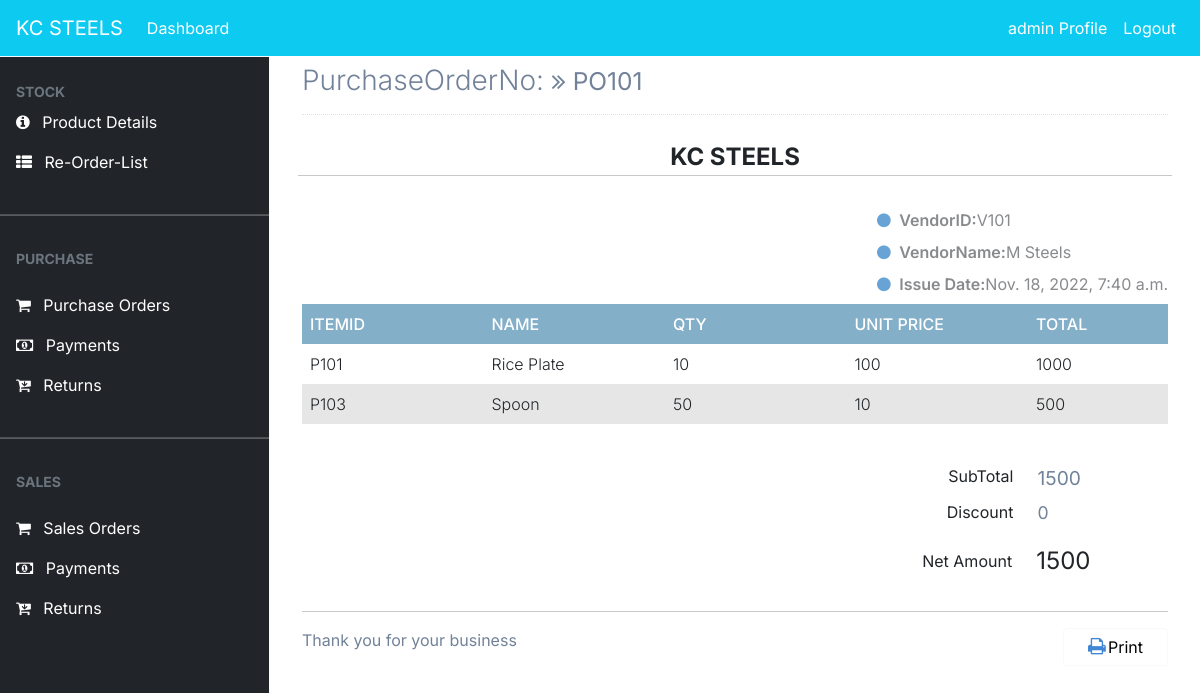
The page /purchase/view/106 (signed in) on the database its author committed.
### dashboard/models.py (models this page shows, shortened)
class PurchaseOrder(models.Model):
    date = models.DateTimeField(auto_now_add=True)
    po_no = models.IntegerField(null=True)
    po_number = models.CharField(max_length=100, null=True, unique=True)
    vendor_name = models.ForeignKey(Vendor, on_delete=models.CASCADE,null=True)
    gross_amount = models.PositiveIntegerField(null=True)
    discount = models.PositiveIntegerField(null=True)
    net_amount = models.PositiveIntegerField(null=True)
    net_pending = models.PositiveIntegerField(null=True,default=0)
    status = models.BooleanField(default=False,null=True)

class Vendor(models.Model):
    vendor_no = models.IntegerField(null=True)
    vendor_id = models.CharField(max_length=100, null=True, unique=True)
    vendor_name = models.CharField(max_length=100, null=True)
    vendor_address = models.CharField(max_length=200, null=True)
    vendor_mobile = models.CharField(max_length=15,null=True)
    def __str__(self):
            return self.vendor_name

class PurchasedItems(models.Model):
    po_number = models.ForeignKey(PurchaseOrder, on_delete=models.CASCADE,null=True)
    vendor_id = models.ForeignKey(Vendor, on_delete=models.CASCADE,null=True)
    item_id = models.CharField(max_length = 20,null=True)
    item_name = models.ForeignKey(Item, on_delete=models.CASCADE,null=True)
    quantity = models.PositiveIntegerField(null=True, default=0)
    unit_price = models.PositiveIntegerField(null=True, default=0)
    total_amt = models.PositiveIntegerField(null=True)
    @property
    def item_id(self):
        return self.item_name.item_id

class Item(models.Model):
    item_no = models.IntegerField(null=True)
    item_id = models.CharField(max_length=10,null=True)
    name = models.CharField(max_length=100, null=True, blank=False,unique=True)
    unit_price = models.PositiveBigIntegerField(null=True,blank=True)
    qty_available = models.PositiveIntegerField(null=True, default=0)
    qty_sold = models.PositiveIntegerField(null=True, default=0)
    qty_purchased = models.PositiveIntegerField(null=True, default=0)
    status = models.BooleanField(default=False)
    def __str__(self):
        return  self.name

### dashboard/views.py (the view)
# urls.py: path('purchase/view/<int:pk>',views.purchase_view,name='purchase_view'),
@login_required
def purchase_view(request, pk):
    purchase_orders = PurchaseOrder.objects.get(id=pk)
    purchase_orders1 = PurchaseOrder.objects.all()
    current_po_number = purchase_orders1.values('id').filter(id=pk)[0]['id']
    purchase_order_views = PurchasedItems.objects.filter(po_number_id=current_po_number)
    current_purchase_orderid = PurchaseOrder.objects.get(id=pk).id
    current_po = PurchaseOrder.objects.get(id=current_po_number).po_number
    current_vendor = PurchaseOrder.objects.get(id=current_po_number).vendor_name
    current_vendor_name = Vendor.objects.get(vendor_name=current_vendor).vendor_name
    current_vendor_id = Vendor.objects.get(vendor_name=current_vendor).vendor_id
    po_date = PurchaseOrder.objects.get(id=current_po_number).date
    discount = PurchaseOrder.objects.get(id=current_po_number).discount
    total_amt = 0
    _id = PurchaseOrder.objects.get(id=pk).id
    for each in PurchasedItems.objects.filter(po_number__id=_id):
        total_amt += each.total_amt
    net = int(total_amt) - int(discount)
    context = {
        'purchase_orders' : purchase_orders,
        'purchase_order_views' : purchase_order_views,
        'total_amt' : total_amt,
        'discount' : discount,
        'net' : net,
        'current_purchase_orderid' : current_purchase_orderid,
        'current_po' : current_po,
        'current_vendor' : current_vendor,
        'po_date' : po_date,
        'current_vendor_name' : current_vendor_name,
        'current_vendor_id' : current_vendor_id
    }
    return render(request, 'purchase/purchase_view.html',context)

### templates/purchase/purchase_view.html (shortened to what this page needs)
{% extends 'partial/base.html' %}
{% load crispy_forms_tags %}
{% block content %}
{% include 'partial/topnav_staff.html'%}
<div style="margin-left:290px;margin-right:20px">
	<div class="page-content container">
		<div class="page-header text-blue-d2">
			<h1 class="page-title text-secondary-d1">
				PurchaseOrderNo:
				<small class="page-info">
					<i class="fa fa-angle-double-right text-80"></i>
					{{current_po}}
				</small>
			</h1>
		</div>
		<div class="container px-0">
			<div class="row mt-4">
				<div class="col-12 col-lg-12">
					<div class="row">
						<div class="col-12">
							<div class="text-center text-150">
								<span class="text-default-d3" style="font-weight:bold;">KC STEELS</span>
							</div>
						</div>
					</div>
					<hr class="row brc-default-l1 mx-n1 mb-4" />
					<div class="row">
						<div class="col-sm-6">
						</div>
						<div class="text-95 col-sm-6 align-self-start d-sm-flex justify-content-end">
							<div class="text-grey-m2">
								<div class="my-2"><i class="fa fa-circle text-blue-m2 text-xs mr-1"></i> <span class="text-600 text-90">VendorID:</span>{{current_vendor_id}}</div>
								<div class="my-2"><i class="fa fa-circle text-blue-m2 text-xs mr-1"></i> <span class="text-600 text-90">VendorName:</span>{{current_vendor_name}}</div>
								<div class="my-2"><i class="fa fa-circle text-blue-m2 text-xs mr-1"></i> <span class="text-600 text-90">Issue Date:</span>{{po_date}}</div>
							</div>
						</div>
					</div>
				<div class="table-responsive">
					<table class="table table-striped table-borderless border-0 border-b-2 brc-default-l1">
						<thead class="bg-none bgc-default-tp1">
							<tr class="text-white">
								<th class="opacity-2">ItemID</th>
								<th>Name</th>
								<th>Qty</th>
								<th>Unit Price</th>
								<th width="140">Total</th>
							</tr>
						</thead>
						<tbody class="text-95 text-secondary-d3">
							{% for purchase_order_view in purchase_order_views %}
							<tr>
								<td>{{ purchase_order_view.item_id }}</td>
								<td>{{ purchase_order_view.item_name }}</td>
								<td>{{ purchase_order_view.quantity }}</td>
								<td class="text-95">{{ purchase_order_view.unit_price }}</td>
								<td class="text-secondary-d2">{{ purchase_order_view.total_amt }}</td>
							</tr>
							{% endfor %}
						</tbody>
					</table>
				</div>
						<div class="row mt-3">
							<div class="col-12 col-sm-7 text-grey-d2 text-95 mt-2 mt-lg-0">
							</div>
							<div class="col-12 col-sm-5 text-grey text-90 order-first order-sm-last">
								<div class="row my-2">
									<div class="col-7 text-right">
										SubTotal
									</div>
									<div class="col-5">
										<span class="text-120 text-secondary-d1">{{total_amt}}</span>
									</div>
								</div>
								<div class="row my-2">
									<div class="col-7 text-right">
										Discount
									</div>
									<div class="col-5">
										<span class="text-110 text-secondary-d1">{{discount}}</span>
									</div>
								</div>
								<div class="row my-2 align-items-center bgc-primary-l3 p-2">
									<div class="col-7 text-right">
										Net Amount
									</div>
									<div class="col-5">
										<span class="text-150 text-success-d3 opacity-2">{{net}}</span>
									</div>
								</div>
							</div>
						</div>
						<hr />
						<div>
							<span class="text-secondary-d1 text-105">Thank you for your business</span>
							<a href="{% url 'report_pdf'  current_purchase_orderid %}" class="btn bg-white btn-light btn-bold px-4 float-right mt-3 mt-lg-0"><i class="mr-1 fa fa-print text-primary-m1 text-120 w-2"></i>Print</a>
						</div>
					</div>
				</div>
			</div>
		</div>
	</div>
{% endblock %}

### templates/partial/nav.html (shortened to what this page needs)
<div class="mx-6">
	<nav class="navbar navbar-expand-lg navbar-info bg-info">
        {% if user.is_authenticated %}
            <a class="navbar-brand text-white"  href="#">KC STEELS</a>
            <div class="collapse navbar-collapse" id="navbarSupportedContent">
            <ul class="navbar-nav mr-auto">
                <li class="nav-item active">
                <a class="nav-link text-white" href="{% url 'dashboard-index' %}">Dashboard <span class="sr-only">(current)</span></a>
				</li>
            </ul>
			<ul class="navbar-nav ml-auto">
                <li class="nav-item active">
                <a class="nav-link text-white" data-toggle="modal" data-target="#viewP-{{ user.id}}"> {{ user.username }} Profile <span class="sr-only">(current)</span></a>
                </li>
                <li class="nav-item">
                <a class="nav-link text-white" href="{% url 'user-logout' %}">Logout</a>
                </li>
            </ul>
        {% endif %}
      </nav>
</div>

### static/style.css (style rules this page uses)
body { background-color: aliceblue; }

### static/tstyle.css (style rules this page uses)
table { width:100%; table-layout: fixed; }
th { padding: 20px 15px; text-align: left; font-weight: 500; text-transform: uppercase; }
td { padding: 15px; text-align: left; vertical-align:middle; font-weight: 300; border-bottom: solid 1px rgba(255,255,255,0.1); }

### static/sidebar/navstyle.css (style rules this page uses)
body, button { font-family: "Inter", sans-serif; }
:root { --offcanvas-width: 270px; --topNavbarHeight: 56px; }
@media (min-width: 992px) { body { overflow: auto !important; } }

### templates/purchase/purchase_view.html (style rules this page uses)
body { margin-top:20px; color: #484b51; }
.text-secondary-d1 { color: #728299!important; }
.page-header { margin: 0 0 1rem; padding-bottom: 1rem; padding-top: .5rem; border-bottom: 1px dotted #e2e2e2; display: -ms-flexbox; display: flex; -ms-flex-pack: justify; justify-content: space-between; -ms-flex-align: center; align-items: center; }
.page-title { padding: 0; margin: 0; font-size: 1.75rem; font-weight: 300; }
.brc-default-l1 { border-color: #dce9f0!important; }
.ml-n1, .mx-n1 { margin-left: -.25rem!important; }
.mr-n1, .mx-n1 { margin-right: -.25rem!important; }
.mb-4, .my-4 { margin-bottom: 1.5rem!important; }
hr { margin-top: 1rem; margin-bottom: 1rem; border: 0; border-top: 1px solid rgba(0,0,0,.1); }
.text-grey-m2 { color: #888a8d!important; }
.font-bolder, .text-600 { font-weight: 600!important; }
.text-110 { font-size: 110%!important; }
.bgc-default-tp1 { background-color: rgba(121,169,197,.92)!important; }
.btn-light { color: #757984; background-color: #f5f6f9; border-color: #dddfe4; }
.w-2 { width: 1rem; }
.text-120 { font-size: 120%!important; }
.text-primary-m1 { color: #4087d4!important; }
.text-blue-m2 { color: #68a3d5!important; }
.text-150 { font-size: 150%!important; }

### rows shown on the page
PurchaseOrder: po_number "PO101", date "Nov. 18, 2022, 7:40 a.m."
Vendor: vendor "V101", vendor_name "M Steels"
PurchasedItems: item_id "P101", item_name "Rice Plate", quantity "10", unit_price "100", total_amt "1000"
PurchasedItems: item_id "P103", item_name "Spoon", quantity "50", unit_price "10", total_amt "500"

### other values the page prints
{{ user.username }} "admin"
{{ total_amt }} "1500"
{{ discount }} "0"
{{ net }} "1500"
